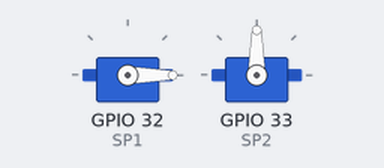
Recording of a sketch running on a simulated ESP32. Shown: 2 × servo.

Above: at 0.05 s.
At 4.0 s:
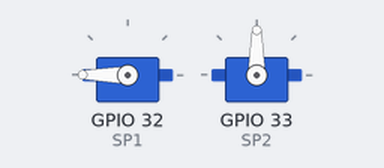
At 8.0 s:
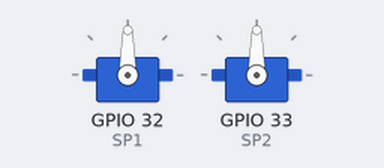
Timing chart, 0 to 10.4 s (numbered marks = the images above):
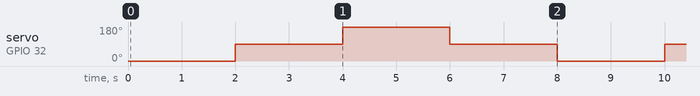

Measured:
- by itself, servo on GPIO 32 (SP1): repeats every 8.0 s: 180° 2.0 s, 90° 2.0 s, 0° 2.0 s, 90° 2.0 s

The sketch:

servo_ESP.ino
```cpp
#include <ESP32Servo.h>

#define SP1 32
#define SP2 33

Servo myServo1;
Servo myServo2;

void setup() {
  myServo1.attach(SP1);
  myServo2.attach(SP2);
}

void loop() {
  myServo1.write(0);
  delay(2000);
  myServo1.write(90);
  delay(2000);
  myServo1.write(180);
  delay(2000);
  myServo1.write(90);
  delay(2000);
  /*
  myServo2.write(0);
  delay(2000);
  myServo2.write(90);
  delay(2000);
  myServo2.write(180);
  delay(2000);
  myServo2.write(90);
  delay(2000);
  */
}
```
